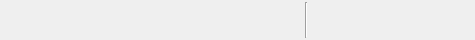
<?xml version="1.0" encoding="UTF-8"?>
<ui version="4.0">
 <class>MenueClass</class>
 <widget class="QWidget" name="MenueClass">
  <property name="geometry">
   <rect>
    <x>0</x>
    <y>0</y>
    <width>475</width>
    <height>40</height>
   </rect>
  </property>
  <property name="sizePolicy">
   <sizepolicy hsizetype="MinimumExpanding" vsizetype="Fixed">
    <horstretch>0</horstretch>
    <verstretch>0</verstretch>
   </sizepolicy>
  </property>
  <property name="minimumSize">
   <size>
    <width>0</width>
    <height>40</height>
   </size>
  </property>
  <property name="maximumSize">
   <size>
    <width>1000</width>
    <height>40</height>
   </size>
  </property>
  <property name="windowTitle">
   <string>WinMusik 3.0</string>
  </property>
  <property name="windowIcon">
   <iconset resource="../resources.qrc">
    <normaloff>:/devices25/resources/tr25x25-0015.png</normaloff>:/devices25/resources/tr25x25-0015.png</iconset>
  </property>
  <layout class="QHBoxLayout" name="horizontalLayout_3">
   <property name="margin">
    <number>2</number>
   </property>
   <item>
    <widget class="QFrame" name="frame">
     <property name="enabled">
      <bool>true</bool>
     </property>
     <property name="sizePolicy">
      <sizepolicy hsizetype="Preferred" vsizetype="Preferred">
       <horstretch>0</horstretch>
       <verstretch>0</verstretch>
      </sizepolicy>
     </property>
     <property name="styleSheet">
      <string notr="true"/>
     </property>
     <property name="frameShape">
      <enum>QFrame::NoFrame</enum>
     </property>
     <property name="frameShadow">
      <enum>QFrame::Plain</enum>
     </property>
     <property name="lineWidth">
      <number>0</number>
     </property>
     <property name="midLineWidth">
      <number>0</number>
     </property>
     <layout class="QHBoxLayout" name="horizontalLayout">
      <property name="spacing">
       <number>0</number>
      </property>
      <property name="margin">
       <number>0</number>
      </property>
      <item>
       <widget class="QToolButton" name="toolButton_1">
        <property name="toolTip">
         <string>Music Cassette</string>
        </property>
        <property name="styleSheet">
         <string notr="true"/>
        </property>
        <property name="text">
         <string/>
        </property>
        <property name="icon">
         <iconset resource="../resources.qrc">
          <normaloff>:/devices25/resources/tr25x25-0001.png</normaloff>:/devices25/resources/tr25x25-0001.png</iconset>
        </property>
        <property name="iconSize">
         <size>
          <width>25</width>
          <height>25</height>
         </size>
        </property>
        <property name="autoRaise">
         <bool>true</bool>
        </property>
       </widget>
      </item>
      <item>
       <widget class="QToolButton" name="toolButton_2">
        <property name="toolTip">
         <string>Audio CD</string>
        </property>
        <property name="styleSheet">
         <string notr="true"/>
        </property>
        <property name="text">
         <string/>
        </property>
        <property name="icon">
         <iconset resource="../resources.qrc">
          <normaloff>:/devices25/resources/tr25x25-0002.png</normaloff>:/devices25/resources/tr25x25-0002.png</iconset>
        </property>
        <property name="iconSize">
         <size>
          <width>25</width>
          <height>25</height>
         </size>
        </property>
        <property name="autoRaise">
         <bool>true</bool>
        </property>
       </widget>
      </item>
      <item>
       <widget class="QToolButton" name="toolButton_3">
        <property name="toolTip">
         <string>Data Storage</string>
        </property>
        <property name="styleSheet">
         <string notr="true"/>
        </property>
        <property name="text">
         <string/>
        </property>
        <property name="icon">
         <iconset resource="../resources.qrc">
          <normaloff>:/devices25/resources/tr25x25-0003.png</normaloff>:/devices25/resources/tr25x25-0003.png</iconset>
        </property>
        <property name="iconSize">
         <size>
          <width>25</width>
          <height>25</height>
         </size>
        </property>
        <property name="autoRaise">
         <bool>true</bool>
        </property>
       </widget>
      </item>
      <item>
       <widget class="QToolButton" name="toolButton_4">
        <property name="toolTip">
         <string>Record</string>
        </property>
        <property name="styleSheet">
         <string notr="true"/>
        </property>
        <property name="text">
         <string/>
        </property>
        <property name="icon">
         <iconset resource="../resources.qrc">
          <normaloff>:/devices25/resources/tr25x25-0004.png</normaloff>:/devices25/resources/tr25x25-0004.png</iconset>
        </property>
        <property name="iconSize">
         <size>
          <width>25</width>
          <height>25</height>
         </size>
        </property>
        <property name="autoRaise">
         <bool>true</bool>
        </property>
       </widget>
      </item>
      <item>
       <widget class="QToolButton" name="toolButton_5">
        <property name="toolTip">
         <string>VHS-Tape</string>
        </property>
        <property name="styleSheet">
         <string notr="true"/>
        </property>
        <property name="text">
         <string/>
        </property>
        <property name="icon">
         <iconset resource="../resources.qrc">
          <normaloff>:/devices25/resources/tr25x25-0005.png</normaloff>:/devices25/resources/tr25x25-0005.png</iconset>
        </property>
        <property name="iconSize">
         <size>
          <width>25</width>
          <height>25</height>
         </size>
        </property>
        <property name="autoRaise">
         <bool>true</bool>
        </property>
       </widget>
      </item>
      <item>
       <widget class="QToolButton" name="toolButton_6">
        <property name="toolTip">
         <string>Other</string>
        </property>
        <property name="styleSheet">
         <string notr="true"/>
        </property>
        <property name="text">
         <string/>
        </property>
        <property name="icon">
         <iconset resource="../resources.qrc">
          <normaloff>:/devices25/resources/tr25x25-0006.png</normaloff>:/devices25/resources/tr25x25-0006.png</iconset>
        </property>
        <property name="iconSize">
         <size>
          <width>25</width>
          <height>25</height>
         </size>
        </property>
        <property name="autoRaise">
         <bool>true</bool>
        </property>
       </widget>
      </item>
      <item>
       <widget class="QToolButton" name="toolButton_7">
        <property name="toolTip">
         <string>MP3-CD</string>
        </property>
        <property name="styleSheet">
         <string notr="true"/>
        </property>
        <property name="text">
         <string/>
        </property>
        <property name="icon">
         <iconset resource="../resources.qrc">
          <normaloff>:/devices25/resources/tr25x25-0007.png</normaloff>:/devices25/resources/tr25x25-0007.png</iconset>
        </property>
        <property name="iconSize">
         <size>
          <width>25</width>
          <height>25</height>
         </size>
        </property>
        <property name="autoRaise">
         <bool>true</bool>
        </property>
       </widget>
      </item>
      <item>
       <widget class="QToolButton" name="toolButton_8">
        <property name="toolTip">
         <string>Tape</string>
        </property>
        <property name="styleSheet">
         <string notr="true"/>
        </property>
        <property name="text">
         <string/>
        </property>
        <property name="icon">
         <iconset resource="../resources.qrc">
          <normaloff>:/devices25/resources/tr25x25-0008.png</normaloff>:/devices25/resources/tr25x25-0008.png</iconset>
        </property>
        <property name="iconSize">
         <size>
          <width>25</width>
          <height>25</height>
         </size>
        </property>
        <property name="autoRaise">
         <bool>true</bool>
        </property>
       </widget>
      </item>
      <item>
       <widget class="QToolButton" name="toolButton_9">
        <property name="toolTip">
         <string>Audio DVD</string>
        </property>
        <property name="autoFillBackground">
         <bool>false</bool>
        </property>
        <property name="styleSheet">
         <string notr="true"/>
        </property>
        <property name="text">
         <string/>
        </property>
        <property name="icon">
         <iconset resource="../resources.qrc">
          <normaloff>:/devices25/resources/tr25x25-0009.png</normaloff>:/devices25/resources/tr25x25-0009.png</iconset>
        </property>
        <property name="iconSize">
         <size>
          <width>25</width>
          <height>25</height>
         </size>
        </property>
        <property name="autoRaise">
         <bool>true</bool>
        </property>
       </widget>
      </item>
     </layout>
    </widget>
   </item>
   <item>
    <widget class="Line" name="line">
     <property name="orientation">
      <enum>Qt::Vertical</enum>
     </property>
    </widget>
   </item>
   <item>
    <widget class="QFrame" name="frame_2">
     <property name="enabled">
      <bool>true</bool>
     </property>
     <property name="sizePolicy">
      <sizepolicy hsizetype="Preferred" vsizetype="Preferred">
       <horstretch>0</horstretch>
       <verstretch>0</verstretch>
      </sizepolicy>
     </property>
     <property name="styleSheet">
      <string notr="true"/>
     </property>
     <property name="frameShape">
      <enum>QFrame::NoFrame</enum>
     </property>
     <property name="frameShadow">
      <enum>QFrame::Plain</enum>
     </property>
     <property name="lineWidth">
      <number>0</number>
     </property>
     <property name="midLineWidth">
      <number>0</number>
     </property>
     <layout class="QHBoxLayout" name="horizontalLayout_2">
      <property name="spacing">
       <number>0</number>
      </property>
      <property name="margin">
       <number>0</number>
      </property>
      <item>
       <widget class="QToolButton" name="searchButton">
        <property name="toolTip">
         <string>Search</string>
        </property>
        <property name="autoFillBackground">
         <bool>false</bool>
        </property>
        <property name="styleSheet">
         <string notr="true"/>
        </property>
        <property name="text">
         <string/>
        </property>
        <property name="icon">
         <iconset resource="../resources.qrc">
          <normaloff>:/devices25/resources/tr25x25-0012.png</normaloff>:/devices25/resources/tr25x25-0012.png</iconset>
        </property>
        <property name="iconSize">
         <size>
          <width>25</width>
          <height>25</height>
         </size>
        </property>
        <property name="autoRaise">
         <bool>true</bool>
        </property>
       </widget>
      </item>
      <item>
       <widget class="QToolButton" name="propertiesButton">
        <property name="toolTip">
         <string>Properties</string>
        </property>
        <property name="autoFillBackground">
         <bool>false</bool>
        </property>
        <property name="styleSheet">
         <string notr="true"/>
        </property>
        <property name="text">
         <string/>
        </property>
        <property name="icon">
         <iconset resource="../resources.qrc">
          <normaloff>:/devices25/resources/tr25x25-0011.png</normaloff>:/devices25/resources/tr25x25-0011.png</iconset>
        </property>
        <property name="iconSize">
         <size>
          <width>25</width>
          <height>25</height>
         </size>
        </property>
        <property name="autoRaise">
         <bool>true</bool>
        </property>
       </widget>
      </item>
      <item>
       <widget class="QToolButton" name="coverButton">
        <property name="toolTip">
         <string>Print Cover</string>
        </property>
        <property name="autoFillBackground">
         <bool>false</bool>
        </property>
        <property name="styleSheet">
         <string notr="true"/>
        </property>
        <property name="text">
         <string/>
        </property>
        <property name="icon">
         <iconset resource="../resources.qrc">
          <normaloff>:/devices25/resources/tr25x25-0010.png</normaloff>:/devices25/resources/tr25x25-0010.png</iconset>
        </property>
        <property name="iconSize">
         <size>
          <width>25</width>
          <height>25</height>
         </size>
        </property>
        <property name="autoRaise">
         <bool>true</bool>
        </property>
       </widget>
      </item>
      <item>
       <widget class="QToolButton" name="aboutButton">
        <property name="toolTip">
         <string>about WinMusik</string>
        </property>
        <property name="autoFillBackground">
         <bool>false</bool>
        </property>
        <property name="styleSheet">
         <string notr="true"/>
        </property>
        <property name="text">
         <string/>
        </property>
        <property name="icon">
         <iconset resource="../resources.qrc">
          <normaloff>:/devices25/resources/home.png</normaloff>:/devices25/resources/home.png</iconset>
        </property>
        <property name="iconSize">
         <size>
          <width>25</width>
          <height>25</height>
         </size>
        </property>
        <property name="autoRaise">
         <bool>true</bool>
        </property>
       </widget>
      </item>
      <item>
       <spacer name="horizontalSpacer">
        <property name="orientation">
         <enum>Qt::Horizontal</enum>
        </property>
        <property name="sizeHint" stdset="0">
         <size>
          <width>40</width>
          <height>20</height>
         </size>
        </property>
       </spacer>
      </item>
     </layout>
    </widget>
   </item>
  </layout>
 </widget>
 <layoutdefault spacing="6" margin="11"/>
 <resources>
  <include location="../resources.qrc"/>
 </resources>
 <connections/>
</ui>
